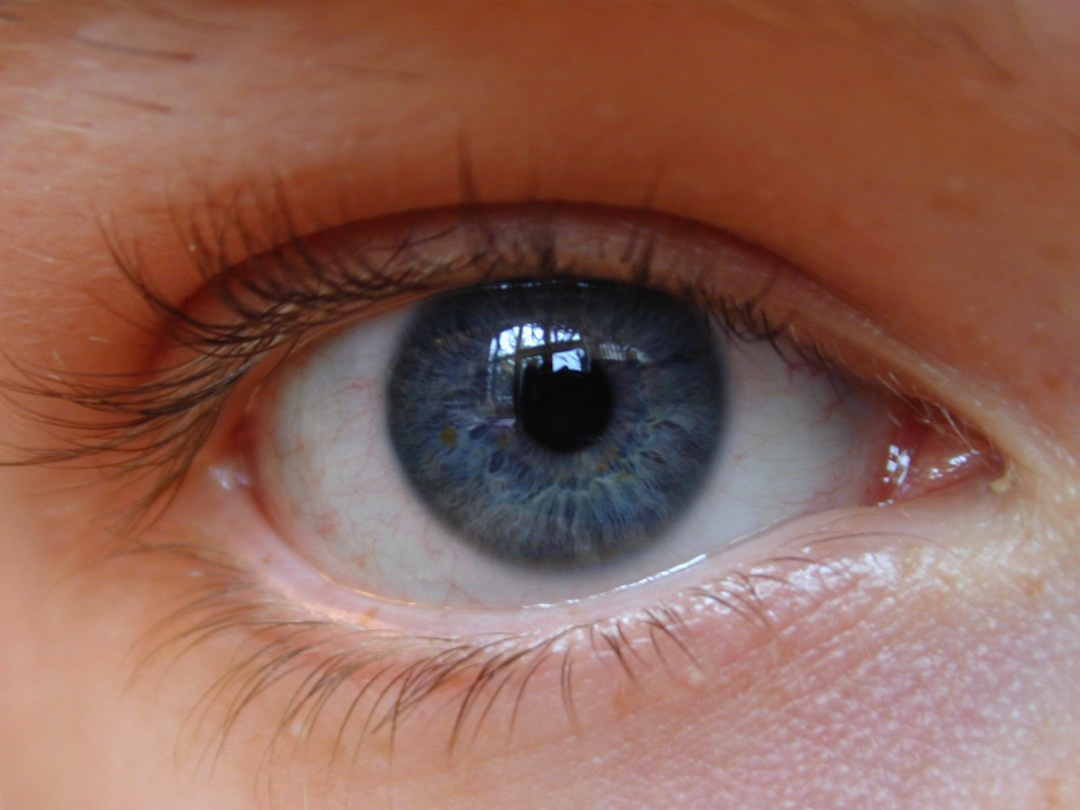
#> input picture img_proc/eye.jpg, 1080 x 810 px
$ python -i eyetracker.py   (imports and definitions only)
#> lines starting #> are read from the running program, lines starting #| are printed output that depends on the picture; after the words box and inside, x2 and y2 are one past the last pixel; in counts of white or black regions, pixels touching at a corner belong together
### img_proc/eyetracker/blob.py
#!/usr/bin/env python
# -*- coding: utf-8 -*-

import cv2
import numpy as np
from collections import namedtuple

class Blob:

    def __init__(self, centroid, convexHull, convexHullArea, contour, contourArea):
        self.centroid = centroid
        self.convexHull = convexHull
        self.contour = contour
        self.convexHullArea = convexHullArea
        self.contourArea = contourArea
        self.Point = namedtuple("Point", "x y")

    # IMPORTANT: returns the centroid for the given size
    # of the sub image
    # [6 lines left out: function getCentroid, not called in this run]

    def getConvexHull(self):
        return self.convexHull

    def getContour(self):
        return self.contour

    def getConvexHullArea(self):
        return self.convexHullArea

    def getContourArea(self):
        return self.contourArea

def getBlobs(BW, minSize, maxSize = None):
    cs, _ = cv2.findContours(
        BW.astype(np.uint8),
        mode = cv2.RETR_EXTERNAL,
        method = cv2.CHAIN_APPROX_SIMPLE
    )
    blobList = list()
    for con in cs:
        if maxSize == None:
            _maxSize = abs(cv2.contourArea(con)) + 1
        else:
            _maxSize = maxSize
        if abs(cv2.contourArea(con)) > minSize and abs(cv2.contourArea(con)) < _maxSize:
            m = cv2.moments(con)
            try:
                # image moments
                m10 = m['m10']
                m00 = m['m00']
                m01 = m['m01']

                cHull = cv2.convexHull(con)

                blobList += [
                    Blob(
                        (
                            int(m10/m00),
                            int(m01/m00)
                        ),
                        cHull,
                        cv2.contourArea(cHull),
                        con,
                        cv2.contourArea(con)
                    )
                ]
            except:
				pass
    return blobList

### img_proc/eyetracker/eyetracker.py

import cv2
import blob
import numpy as np
from collections import namedtuple
from eyestats import EyeStats
from trackingstats import TrackingStats
from point import Point

class EyeTracker:

	def __init__(self, img_input = None):

		self.Rectangle = namedtuple("Rectangle", "x y w h")

		if img_input != None:
			self.img_input = img_input
			self.img_orig = cv2.resize(
				img_input,
				(self.xScale, self.yScale)
			)

		# detects the eye using haar cascades
		self.cascade = cv2.CascadeClassifier(
			"cascades/haarcascade_eye_tree_eyeglasses.xml"
		)

		self.faceCascade = cv2.CascadeClassifier(
			"cascades/haarcascade_frontalface_default.xml"
		)

		# pupil color constants
		self.pupilThresh = 9000

		# the resized width and height for analysis
		self.xScale = 640
		self.yScale = 480

		self.padding = 10

		# found empircally
		self.averageContourSize = 10000

		self.MAX_COLOR = 60
		self.MIN_COLOR = 0

		self.previousEyes = list()
		self.lostEyes = set()

	# [7 lines left out: function setImage, not called in this run]

	def _val2np(self, val):
		return np.array([val], np.uint8)

	# [53 lines left out: functions _tupleSum, mapVal, getAngle, getAverageAngle, weightPupil, filterAngle, not called in this run]

	def filterBlobs(self, blobList, padding):
		cornerList = [
			(0, 0),
			(self.xScale, 0),
			(0, self.yScale),
			(self.xScale, self.yScale)
		]
		return filter(
			lambda b: all(
				self.filterAngle(
					b.getCentroid(),
					corner,
					self.padding
				) for corner in cornerList
			),
			blobList
		)

	def getPupil(self, img):
		possiblePupils = list()
		step = 10

		for minColor in xrange(
			self.MIN_COLOR,
			self.MAX_COLOR - step, step):
			for maxColor in xrange(
				minColor + step,
				self.MAX_COLOR, step):
				pPupil = self.getUnfilteredPupil(
					img,
					minColor,
					maxColor
				)
				if pPupil != None:
					possiblePupils.append(pPupil)

		if len(possiblePupils) == 0:
			return None

		return reduce(
			lambda p1, p2:
			p1 if self.weightPupil(p1) < self.weightPupil(p2)
			else p2,
			possiblePupils
		)

	def getUnfilteredPupil(self, img, minColor, maxColor):

		# creates a binary image via color segmentation
		img = cv2.cvtColor(img, cv2.COLOR_BGR2GRAY)
		img = cv2.equalizeHist(img)
		pupilBW = cv2.inRange(
			img,
			self._val2np(minColor),
			self._val2np(maxColor)
		)
		pupilBList = blob.getBlobs(pupilBW, self.pupilThresh)
		pupilBList = self.filterBlobs(pupilBList, self.padding)

		if len(pupilBList) == 0:
			return None

		maxIndex = [
			i for i, j in enumerate(pupilBList)
			if j.getContourArea() == max(
				map(
					lambda pupil: pupil.getContourArea(),
					pupilBList
				)
			)
		][0]
		return pupilBList[maxIndex]

	# [46 lines left out: function drawPupils, not called in this run]

	def getXScale(self):
		return self.xScale

	def getYScale(self):
		return self.yScale

	def getRectSizes(self, rects):
		return map(lambda rect: rect[2] * rect[3], rects)

	# [173 lines left out: functions filterRectSize, matchFace, track, norm, not called in this run]

>>> import cv2
>>> picture = cv2.imread('../eye.jpg')
#> picture is the input picture: shape (810, 1080, 3); mean B, G, R 88, 100.1, 141.3
#> the loop in getPupil, `for minColor in xrange( self.MIN_COLOR, self.MAX_COLOR - step, step):` made 1 pass
#> pass 1, in getUnfilteredPupil, `img = cv2.cvtColor(img, cv2.COLOR_BGR2GRAY)`:
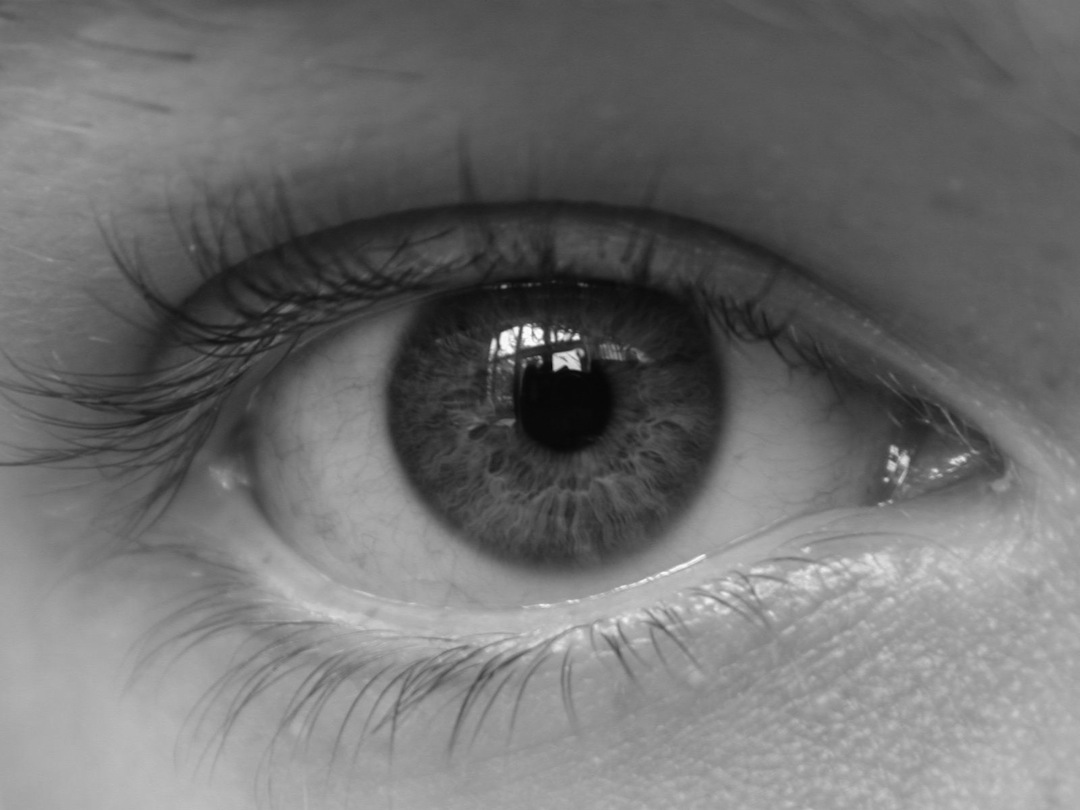
#> img: shape (810, 1080); min 6, max 253, mean 111
#> pass 1, in getUnfilteredPupil, `img = cv2.equalizeHist(img)`:
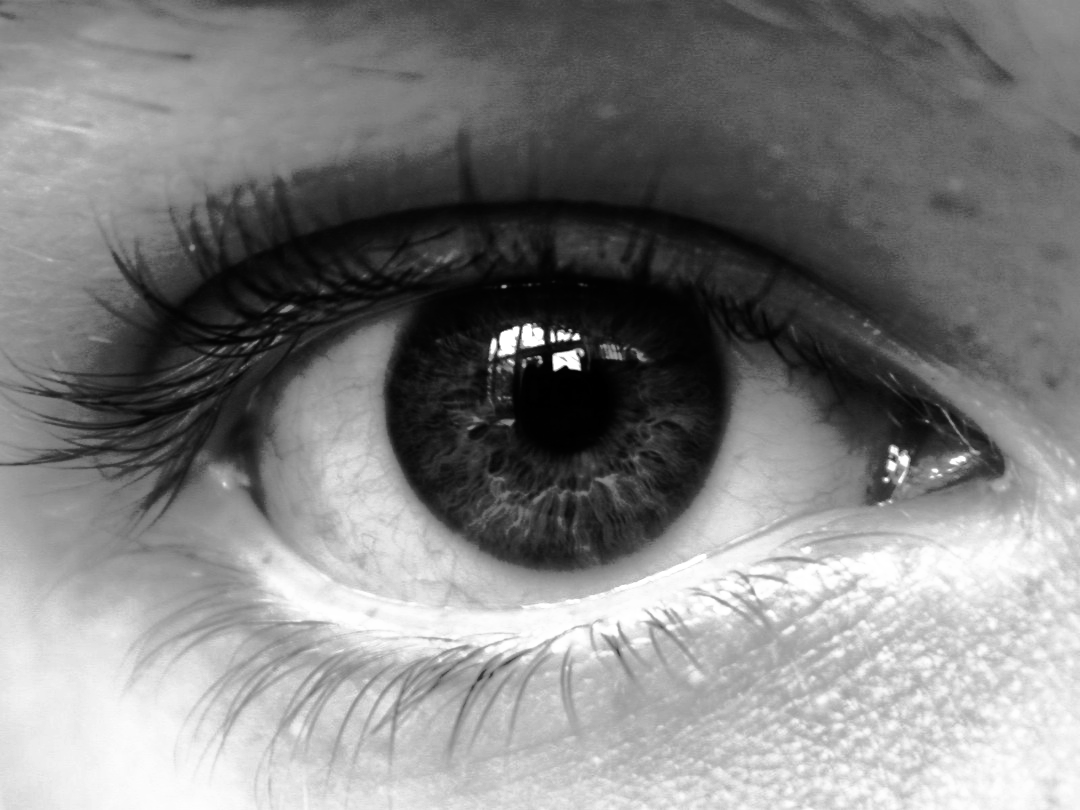
#> img: shape (810, 1080); min 0, max 255, mean 128.4
#> pass 1, in getUnfilteredPupil, `pupilBW = cv2.inRange( img, self._val2np(minColor), self._val2np(maxCo..`:
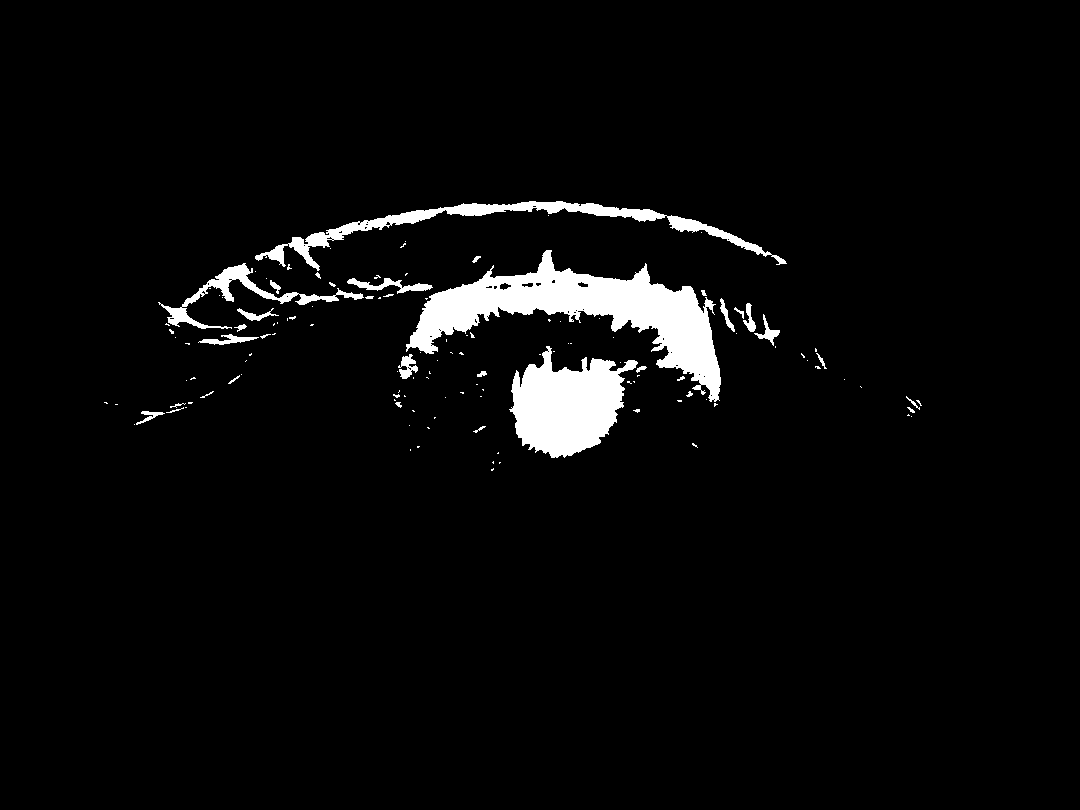
#> pupilBW: shape (810, 1080); 3.9% white; 129 white regions (96 under 20 px), largest, box (x1, y1, x2, y2) and area: (406, 250, 721, 402) 15378, (509, 346, 638, 458) 8705, (255, 201, 787, 271) 5004
#> after the loop in getPupil, `for minColor in xrange(`: possiblePupils = []
#> (the run stopped early here; a loop or call above may not have finished)

$ run again, on img_proc/face.jpg
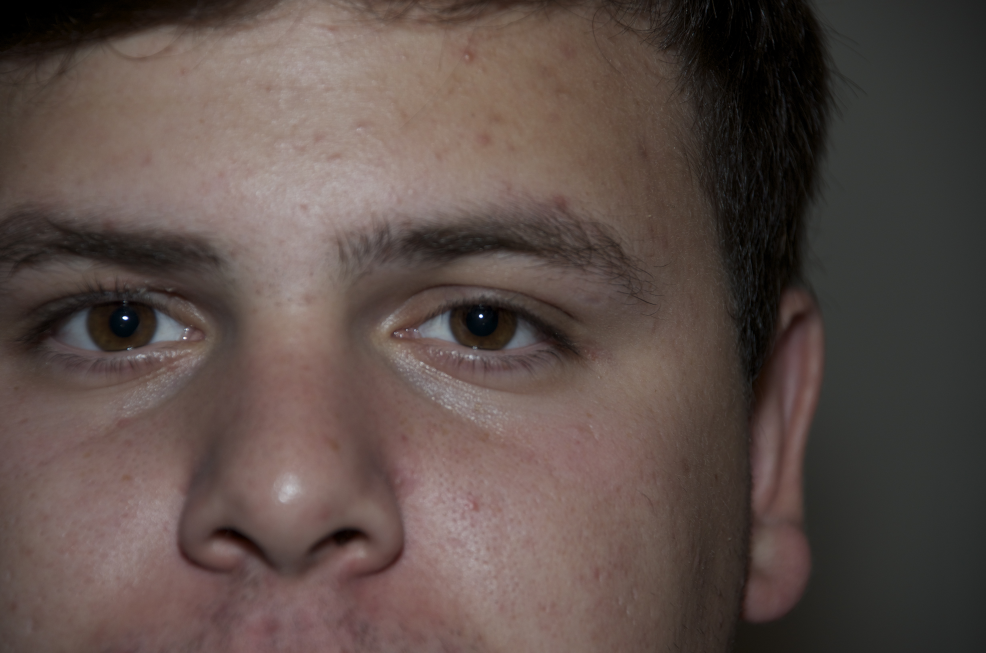
#> input picture img_proc/face.jpg, 4928 x 3264 px (shown at 1/5 size)
#> picture is the input picture: shape (3264, 4928, 3); mean B, G, R 72.7, 77.5, 91.8
#> the loop in getPupil, `for minColor in xrange( self.MIN_COLOR, self.MAX_COLOR - step, step):` made 1 pass
#> pass 1, in getUnfilteredPupil, `img = cv2.equalizeHist(img)`:
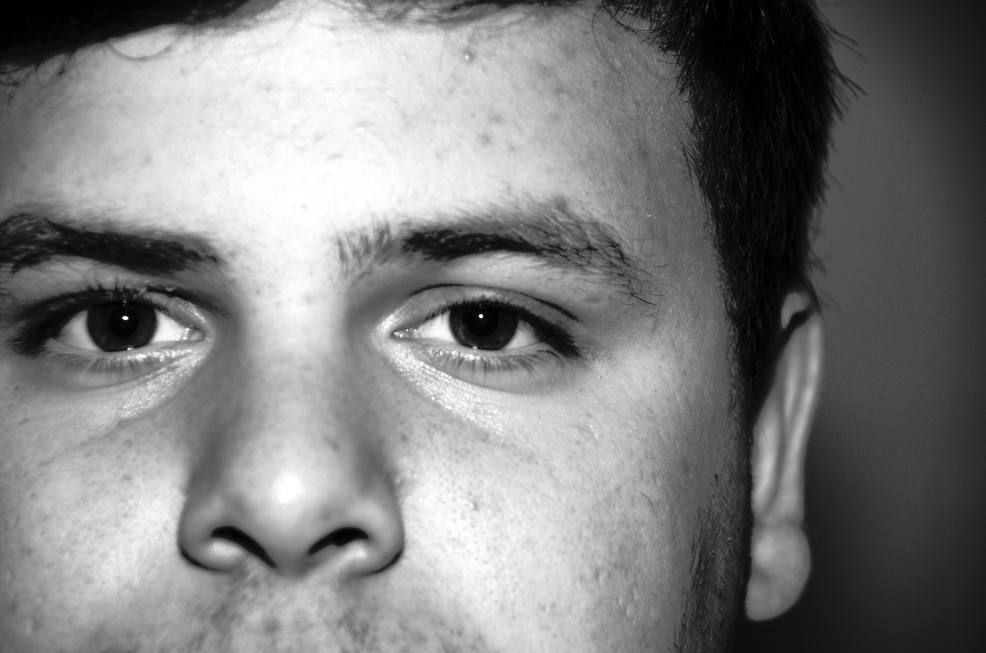
#> img: shape (3264, 4928) (shown at 1/5 size); min 0, max 255, mean 127.4
#> pass 1, in getUnfilteredPupil, `pupilBW = cv2.inRange( img, self._val2np(minColor), self._val2np(maxCo..`:
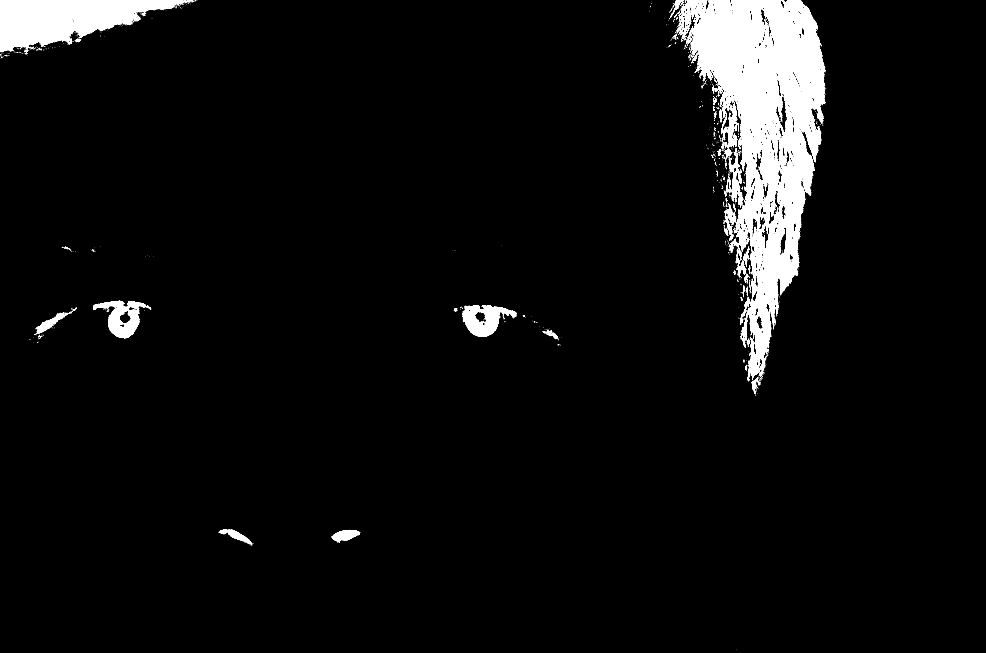
#> pupilBW: shape (3264, 4928) (shown at 1/5 size); 4.9% white; 3027 white regions (2869 under 20 px), largest, box (x1, y1, x2, y2) and area: (3431, 0, 4128, 1908) 550385, (0, 0, 917, 261) 131650, (2313, 1525, 2583, 1685) 21667
#> after the loop in getPupil, `for minColor in xrange(`: possiblePupils = []
